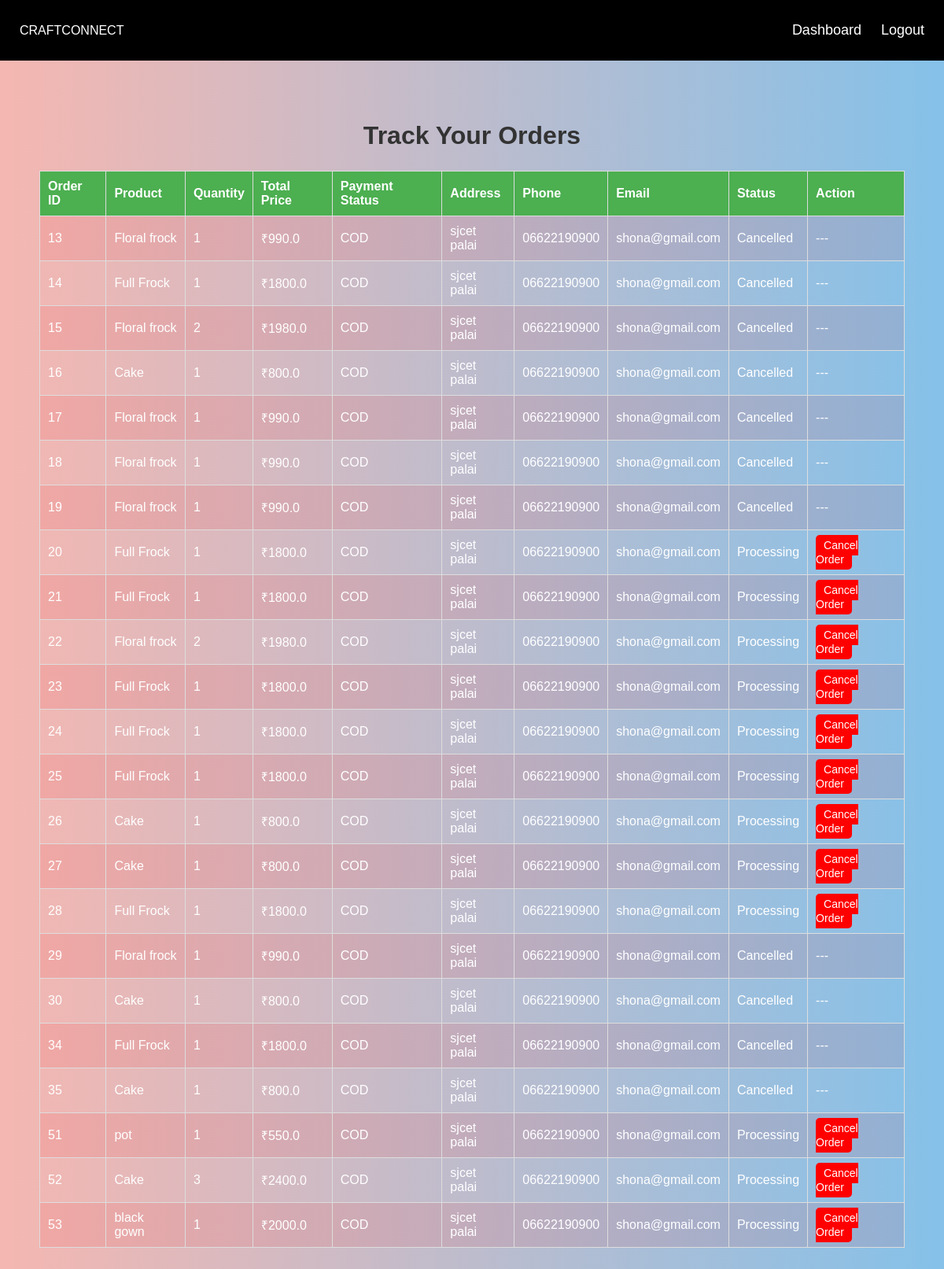
Page /track_order (signed in) on the committed database.
### tables this page shows
CREATE TABLE orders (
            id INTEGER PRIMARY KEY AUTOINCREMENT,
            user_id INTEGER NOT NULL,
            product_id INTEGER NOT NULL,
            quantity INTEGER NOT NULL,
            total_price REAL NOT NULL,
            status TEXT DEFAULT 'Processing',
            order_date TIMESTAMP DEFAULT CURRENT_TIMESTAMP, payment_status TEXT NOT NULL DEFAULT 'COD', address TEXT, phone TEXT, email TEXT, manufacturer_id INTEGER,
            FOREIGN KEY (user_id) REFERENCES users (id),
            FOREIGN KEY (product_id) REFERENCES products (id)
        );

CREATE TABLE products (
            id INTEGER PRIMARY KEY AUTOINCREMENT,
            name TEXT NOT NULL,
            description TEXT NOT NULL,
            price REAL NOT NULL,
            image TEXT NOT NULL,
            manufacturer_id INTEGER,
            FOREIGN KEY (manufacturer_id) REFERENCES users (id)
        );

### app.py (the view)
@app.route('/track_order')
def track_order():
    if "user_id" not in session:
        flash("You must be logged in to track your orders.", "danger")
        return redirect(url_for("login"))
    user_id = session["user_id"]
    orders = []
    try:
        with sqlite3.connect("craftconnect.db", timeout=10) as conn:
            conn.row_factory = sqlite3.Row  # Fetch rows as dictionaries
            cursor = conn.cursor()
            cursor.execute('''
                SELECT orders.id, products.name AS product_name, orders.quantity,
                       orders.total_price, orders.payment_status, orders.address,
                       orders.phone, orders.email, orders.status
                FROM orders
                JOIN products ON orders.product_id = products.id
                WHERE orders.user_id = ?
            ''', (user_id,))
            orders = cursor.fetchall()
    except sqlite3.OperationalError as e:
        print(f"Database error: {e}")  # Print error in console for debugging
        flash(f"Failed to load orders: {e}", "danger")
    return render_template("track_order.html", orders=orders)

### templates/track_order.html (shortened to what this page needs)
<!DOCTYPE html>
<html lang="en">
<head>
    <link rel="stylesheet" href="{{ url_for('static', filename='css/styles.css') }}">
</head>
<body>
<nav class="navbar">
    <div class="logo">CRAFTCONNECT</div>
    <ul class="nav-links">
        <li><a href="{{ url_for('customer_dashboard') }}">Dashboard</a></li>
        <li><a href="{{ url_for('logout') }}">Logout</a></li>
    </ul>
</nav>
<section class="dashboard">
    <h2>Track Your Orders</h2>
    {% if orders %}
    <table class="order-table">
        <tr>
            <th>Order ID</th>
            <th>Product</th>
            <th>Quantity</th>
            <th>Total Price</th>
            <th>Payment Status</th>
            <th>Address</th>
            <th>Phone</th>
            <th>Email</th>
            <th>Status</th>
            <th>Action</th>
        </tr>
        {% for order in orders %}
        <tr>
            <td>{{ order[0] }}</td>
            <td>{{ order[1] }}</td>
            <td>{{ order[2] }}</td>
            <td>₹{{ order[3] }}</td>
            <td>{{ order[4] }}</td>
            <td>{{ order[5] }}</td>
            <td>{{ order[6] }}</td>
            <td>{{ order[7] }}</td>
            <td>{{ order[8] }}</td>
            <td>
                {% if order[8] == "Processing" %}
                    <a href="{{ url_for('cancel_order', order_id=order[0]) }}" class="cancel-btn">Cancel Order</a>
                {% else %}
                    ---
                {% endif %}
            </td>
        </tr>
        {% endfor %}
    </table>
    {% else %}
        <p>No orders found.</p>
    {% endif %}
</section>
</body>
</html>

### static/css/styles.css (style rules this page uses)
body { margin: 0; font-family: Arial, sans-serif; background: linear-gradient(to right, #F5B7B1, #85C1E9); background-attachment: fixed; background-size: cover; color: white; }
.navbar { display: flex; justify-content: space-between; align-items: center; flex-wrap: wrap; padding: 12px 25px; background: black; color: white; }
.nav-links { list-style: none; display: flex; gap: 25px; }
.nav-links a { text-decoration: none; color: white; font-size: 18px; transition: 0.3s ease; }
.dashboard { text-align: center; padding: 50px; }
.dashboard h2 { font-size: 32px; color: #333; }
.cancel-btn { background-color: red; color: white; padding: 8px 12px; border: none; cursor: pointer; border-radius: 5px; font-size: 14px; transition: 0.3s ease; }

### templates/track_order.html (style rules this page uses)
.order-table { width: 100%; border-collapse: collapse; margin-top: 20px; }
.order-table th, .order-table td { border: 1px solid #ddd; padding: 10px; text-align: left; }
.order-table th { background-color: #4CAF50; color: white; font-weight: bold; }
.order-table tr:nth-child(even) { background-color: #ec0a0a15; }
.cancel-btn { background-color: #ff0000; color: white; border: none; padding: 5px 10px; cursor: pointer; border-radius: 5px; text-decoration: none; }

### rows in the picture
orders: id "13", name "Floral frock", quantity "1", total_price "990.0", payment_status "COD", address "sjcet palai", phone "06622190900", email "shona@gmail.com", status "Cancelled"
orders: id "14", name "Full Frock", quantity "1", total_price "1800.0", payment_status "COD", address "sjcet palai", phone "06622190900", email "shona@gmail.com", status "Cancelled"
orders: id "15", name "Floral frock", quantity "2", total_price "1980.0", payment_status "COD", address "sjcet palai", phone "06622190900", email "shona@gmail.com", status "Cancelled"
orders: id "16", name "Cake", quantity "1", total_price "800.0", payment_status "COD", address "sjcet palai", phone "06622190900", email "shona@gmail.com", status "Cancelled"
orders: id "17", name "Floral frock", quantity "1", total_price "990.0", payment_status "COD", address "sjcet palai", phone "06622190900", email "shona@gmail.com", status "Cancelled"
orders: id "18", name "Floral frock", quantity "1", total_price "990.0", payment_status "COD", address "sjcet palai", phone "06622190900", email "shona@gmail.com", status "Cancelled"
orders: id "19", name "Floral frock", quantity "1", total_price "990.0", payment_status "COD", address "sjcet palai", phone "06622190900", email "shona@gmail.com", status "Cancelled"
orders: id "20", name "Full Frock", quantity "1", total_price "1800.0", payment_status "COD", address "sjcet palai", phone "06622190900", email "shona@gmail.com", status "Processing"
orders: id "21", name "Full Frock", quantity "1", total_price "1800.0", payment_status "COD", address "sjcet palai", phone "06622190900", email "shona@gmail.com", status "Processing"
orders: id "22", name "Floral frock", quantity "2", total_price "1980.0", payment_status "COD", address "sjcet palai", phone "06622190900", email "shona@gmail.com", status "Processing"
orders: id "23", name "Full Frock", quantity "1", total_price "1800.0", payment_status "COD", address "sjcet palai", phone "06622190900", email "shona@gmail.com", status "Processing"
orders: id "24", name "Full Frock", quantity "1", total_price "1800.0", payment_status "COD", address "sjcet palai", phone "06622190900", email "shona@gmail.com", status "Processing"
orders: id "25", name "Full Frock", quantity "1", total_price "1800.0", payment_status "COD", address "sjcet palai", phone "06622190900", email "shona@gmail.com", status "Processing"
orders: id "26", name "Cake", quantity "1", total_price "800.0", payment_status "COD", address "sjcet palai", phone "06622190900", email "shona@gmail.com", status "Processing"
orders: id "27", name "Cake", quantity "1", total_price "800.0", payment_status "COD", address "sjcet palai", phone "06622190900", email "shona@gmail.com", status "Processing"
orders: id "28", name "Full Frock", quantity "1", total_price "1800.0", payment_status "COD", address "sjcet palai", phone "06622190900", email "shona@gmail.com", status "Processing"
orders: id "29", name "Floral frock", quantity "1", total_price "990.0", payment_status "COD", address "sjcet palai", phone "06622190900", email "shona@gmail.com", status "Cancelled"
orders: id "30", name "Cake", quantity "1", total_price "800.0", payment_status "COD", address "sjcet palai", phone "06622190900", email "shona@gmail.com", status "Cancelled"
orders: id "34", name "Full Frock", quantity "1", total_price "1800.0", payment_status "COD", address "sjcet palai", phone "06622190900", email "shona@gmail.com", status "Cancelled"
orders: id "35", name "Cake", quantity "1", total_price "800.0", payment_status "COD", address "sjcet palai", phone "06622190900", email "shona@gmail.com", status "Cancelled"
orders: id "51", name "pot", quantity "1", total_price "550.0", payment_status "COD", address "sjcet palai", phone "06622190900", email "shona@gmail.com", status "Processing"
orders: id "52", name "Cake", quantity "3", total_price "2400.0", payment_status "COD", address "sjcet palai", phone "06622190900", email "shona@gmail.com", status "Processing"
orders: id "53", name "black gown", quantity "1", total_price "2000.0", payment_status "COD", address "sjcet palai", phone "06622190900", email "shona@gmail.com", status "Processing"
